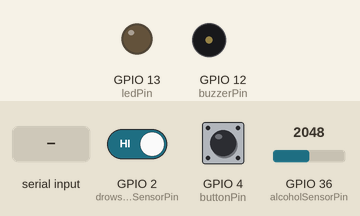
Recording of a sketch running on a simulated ESP32. On the bench: output pins drawn as LEDs (lit = HIGH), buzzer (waves = sounding, pin HIGH). Dashed ring = blinking. Inputs (shaded band) come from the test bench; at power-on: GPIO 36 (alcoholSensorPin) = 2048, GPIO 4 (buttonPin) HIGH, GPIO 2 (drowsinessSensorPin) HIGH. WiFi joins after 1.5 s; servers stay silent unless stated; uploads are accepted with an empty reply; what the sketch prints to the serial monitor is not drawn.

Above: at 4.7 s.
4.8 s: GPIO 36 (alcoholSensorPin) set to 2931
6.5 s: GPIO 36 (alcoholSensorPin) set to 3073
At 7.29 s:
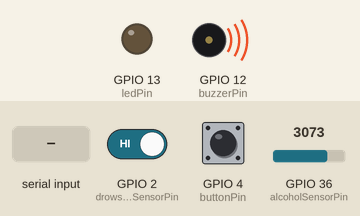
9.8 s: GPIO 4 (buttonPin) pulled LOW for 3.2 s
15.3 s: "RESET\n" received over Serial
At 17.94 s:
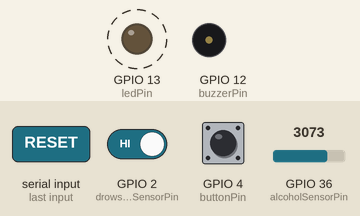
18.6 s: "STATUS\n" received over Serial
21.9 s: GPIO 4 (buttonPin) pulled LOW for 1 s
At 24.15 s:
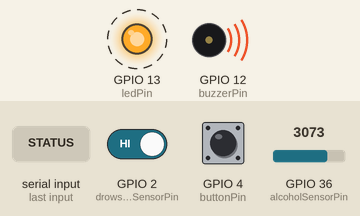
Timing chart, 0 to 26.2 s (numbered marks = the images above; inputs shaded):
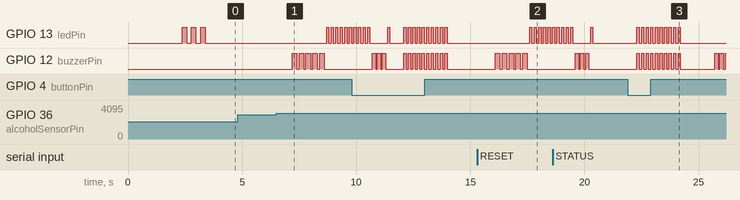

Measured:
- the behaviour switches between 3000 and 3001 on GPIO 36 (alcoholSensorPin) (found by bisection; images 0 and 1)
- after the input at 4.8 s, every drawn part: stays the same
- after the input at 6.5 s, GPIO 13 (ledPin): alternates HIGH for 0.10 s and LOW for 0.10 s, starting after 2.2 s; GPIO 12 (buzzerPin): alternates HIGH for 0.20 s and LOW for 0.10 s, 10 changes in all, then stays LOW, starting after 0.70 s
- after the input at 15.3 s, GPIO 12 (buzzerPin): alternates HIGH for 0.20 s and LOW for 0.10 s, 10 changes in all, then stays LOW, starting after 0.80 s
- after the input at 21.9 s, GPIO 13 (ledPin): alternates HIGH for 0.10 s and LOW for 0.10 s, 20 changes in all, then stays LOW, starting after 0.40 s

The sketch:

HelmetModule_COMPLETE_SENSORS.ino
```cpp
#include <WiFi.h>
#include <HTTPClient.h>
#include <ArduinoJson.h>

// ═══════════════════════════════════════════════════════════════════════════
// VigiLERT Helmet Module - COMPLETE WITH ALL SENSORS
// ═══════════════════════════════════════════════════════════════════════════
// ✅ MQ-3 Alcohol sensor with real readings
// ✅ IR Drowsiness sensor with detection
// ✅ Emergency button system
// ✅ Optimized connection (250ms heartbeat)
// ✅ All sensor data visible in dashboard
// ✅ Real-time Firebase synchronization
// ═══════════════════════════════════════════════════════════════════════════

// WiFi Configuration
const char* ssid = "DPWH";
const char* password = "12345678900";

// Firebase Configuration
const String firebaseHost = "https://vigilance-shield-default-rtdb.firebaseio.com";
const String userUID = "MnzBjTBslZNijOkq732PE91hHa23";
const String firebaseAuth = "";

// Pin Assignments
const int alcoholSensorPin = A0;      // MQ-3 alcohol sensor (analog) - your actual sensor
const int drowsinessSensorPin = 2;    // IR sensor (not used - drowsiness based on MQ-3)
const int buzzerPin = 12;             // Buzzer for alerts
const int ledPin = 13;                // LED indicator
const int buttonPin = 4;              // Emergency button

// ✅ SENSOR THRESHOLDS (Based on actual testing)
const int ALCOHOL_THRESHOLD = 3000;    // MQ-3 sensor threshold for alcohol detection
const int DROWSINESS_THRESHOLD = 3500; // Higher alcohol level indicates drowsiness/impairment

// ✅ OPTIMIZED TIMING
const unsigned long HEARTBEAT_INTERVAL = 250;      // 250ms heartbeat
const unsigned long SENSOR_READ_INTERVAL = 100;    // 100ms sensor readings
const unsigned long FIREBASE_SYNC_INTERVAL = 500;  // 500ms Firebase sync
const unsigned long ALERT_INTERVAL = 5000;         // 5 seconds between alerts
const unsigned long DROWSINESS_CHECK_INTERVAL = 100; // 100ms drowsiness check

// ✅ SENSOR STATE VARIABLES
bool alcoholDetected = false;
bool drowsinessDetected = false;
bool emergencyButtonPressed = false;
int alcoholSensorValue = 0;
int drowsinessLevel = 0;
unsigned long drowsinessStartTime = 0;
bool drowsinessTimerActive = false;

// ✅ TIMING VARIABLES
unsigned long lastHeartbeat = 0;
unsigned long lastSensorRead = 0;
unsigned long lastFirebaseSync = 0;
unsigned long lastAlertTime = 0;
unsigned long lastDrowsinessCheck = 0;

// ✅ ALERT STATES
bool alcoholAlertActive = false;
bool drowsinessAlertActive = false;
bool emergencyAlertActive = false;

// ✅ CONNECTION HEALTH
struct ConnectionHealth {
  int consecutiveFailures = 0;
  int consecutiveSuccesses = 0;
  float successRate = 100.0;
  unsigned long totalRequests = 0;
  unsigned long successfulRequests = 0;
};

ConnectionHealth connHealth;

// Firebase paths
const String devicePath = "/helmet_public/" + userUID + "/devices/helmet.json?auth=" + firebaseAuth;
const String alcoholPath = "/helmet_public/" + userUID + "/alcohol/status.json?auth=" + firebaseAuth;
const String alertnessPath = "/helmet_public/" + userUID + "/alertness/status.json?auth=" + firebaseAuth;
const String emergencyPath = "/helmet_public/" + userUID + "/emergency.json?auth=" + firebaseAuth;

// HTTP client
HTTPClient http;

void setup() {
  Serial.begin(115200);
  delay(100);

  Serial.println("\n╔════════════════════════════════════════╗");
  Serial.println("║   HELMET MODULE - COMPLETE SENSORS    ║");
  Serial.println("╠════════════════════════════════════════╣");
  Serial.println("║ 🍺 MQ-3 Alcohol Sensor (A0)           ║");
  Serial.println("║ 😴 IR Drowsiness Sensor (D2)          ║");
  Serial.println("║ 🚨 Emergency Button (D4)              ║");
  Serial.println("║ ⚡ Optimized connection (250ms)        ║");
  Serial.println("║ 📊 Real-time sensor readings          ║");
  Serial.println("╚════════════════════════════════════════╝\n");

  // Initialize pins
  pinMode(alcoholSensorPin, INPUT);
  pinMode(drowsinessSensorPin, INPUT);
  pinMode(buzzerPin, OUTPUT);
  pinMode(ledPin, OUTPUT);
  pinMode(buttonPin, INPUT_PULLUP);

  // Initialize outputs
  digitalWrite(buzzerPin, LOW);
  digitalWrite(ledPin, LOW);

  // Connect to WiFi
  connectToWiFi();

  // ✅ SENSOR BASELINE READINGS
  delay(500);
  int alcoholBaseline = analogRead(alcoholSensorPin);
  int drowsinessBaseline = digitalRead(drowsinessSensorPin);
  int buttonBaseline = digitalRead(buttonPin);

  Serial.println("\n📊 SENSOR BASELINE READINGS:");
  Serial.printf("🍺 Alcohol (A0): %d (Threshold: %d)\n", alcoholBaseline, ALCOHOL_THRESHOLD);
  Serial.printf("😴 Drowsiness (D2): %d (LOW = drowsy)\n", drowsinessBaseline);
  Serial.printf("🚨 Emergency (D4): %d (LOW = pressed)\n", buttonBaseline);

  if (alcoholBaseline > ALCOHOL_THRESHOLD) {
    Serial.println("⚠️  WARNING: Alcohol sensor reading high at startup!");
  }

  // Send initial heartbeat
  sendCompleteHeartbeat();
  lastHeartbeat = millis();

  Serial.println("\n🚀 HELMET MODULE WITH SENSORS READY!");
  Serial.println("📋 Commands: STATUS, TEST ALCOHOL, TEST DROWSINESS, TEST EMERGENCY, RESET");
  Serial.println("🔍 Watch dashboard for real-time sensor data\n");

  // Startup LED sequence
  blinkLED(3, 200);
}

void loop() {
  unsigned long currentTime = millis();

  // ✅ FAST HEARTBEAT
  if (currentTime - lastHeartbeat >= HEARTBEAT_INTERVAL) {
    sendCompleteHeartbeat();
    lastHeartbeat = currentTime;
  }

  // ✅ FAST SENSOR READING
  if (currentTime - lastSensorRead >= SENSOR_READ_INTERVAL) {
    readAllSensors();
    lastSensorRead = currentTime;
  }

  // ✅ DROWSINESS CHECK (more frequent for safety)
  if (currentTime - lastDrowsinessCheck >= DROWSINESS_CHECK_INTERVAL) {
    checkDrowsinessDetailed();
    lastDrowsinessCheck = currentTime;
  }

  // ✅ FIREBASE SYNC (when needed)
  if (currentTime - lastFirebaseSync >= FIREBASE_SYNC_INTERVAL) {
    syncSensorDataToFirebase();
    lastFirebaseSync = currentTime;
  }

  // ✅ EMERGENCY BUTTON CHECK
  checkEmergencyButton();

  // ✅ ALCOHOL LEVEL PROCESSING
  processAlcoholDetection();

  // Handle serial commands
  handleSerialCommands();

  yield();
}

void connectToWiFi() {
  Serial.println("\n[WIFI] Connecting...");
  WiFi.mode(WIFI_STA);
  WiFi.setAutoReconnect(true);
  WiFi.begin(ssid, password);

  int attempts = 0;
  while (WiFi.status() != WL_CONNECTED && attempts < 20) {
    delay(300);
    Serial.print(".");
    attempts++;
  }

  if (WiFi.status() == WL_CONNECTED) {
    Serial.println("\n[WIFI] ✅ Connected!");
    Serial.printf("[WIFI] IP: %s\n", WiFi.localIP().toString().c_str());
    Serial.printf("[WIFI] Signal: %d dBm\n", WiFi.RSSI());
  } else {
    Serial.println("\n[WIFI] ❌ Failed!");
  }
}

// ✅ COMPLETE HEARTBEAT WITH SENSOR DATA
void sendCompleteHeartbeat() {
  if (WiFi.status() != WL_CONNECTED) {
    updateConnectionHealth(false);
    return;
  }

  unsigned long startTime = millis();

  // ✅ COMPLETE SENSOR DATA IN HEARTBEAT
  StaticJsonDocument<256> doc;
  doc["status"] = "On";  // Device is connected
  doc["lastHeartbeat"] = (uint64_t)(1700000000000ULL + millis());
  doc["timestamp"] = (uint64_t)(1700000000000ULL + millis());

  // ✅ SENSOR READINGS
  doc["alcoholDetected"] = alcoholDetected;
  doc["alcoholSensorValue"] = alcoholSensorValue;
  doc["drowsinessDetected"] = drowsinessDetected;
  doc["drowsinessLevel"] = drowsinessLevel;
  doc["emergencyActive"] = emergencyAlertActive;

  // ✅ ALERT STATES
  doc["alcoholAlertActive"] = alcoholAlertActive;
  doc["drowsinessAlertActive"] = drowsinessAlertActive;

  String payload;
  serializeJson(doc, payload);

  http.begin(firebaseHost + devicePath);
  http.addHeader("Content-Type", "application/json");

  int httpCode = http.PUT(payload);

  if (httpCode == HTTP_CODE_OK) {
    updateConnectionHealth(true);
    Serial.printf("[HEARTBEAT] ✓ %dms | Alcohol:%d | Drowsy:%s\n",
                  (int)(millis() - startTime),
                  alcoholSensorValue,
                  drowsinessDetected ? "YES" : "NO");
  } else {
    updateConnectionHealth(false);
    Serial.printf("[HEARTBEAT] ✗ HTTP %d (%dms)\n", httpCode, (int)(millis() - startTime));
  }

  http.end();
}

// ✅ READ ALL SENSORS
void readAllSensors() {
  // ✅ ALCOHOL SENSOR (Analog)
  alcoholSensorValue = analogRead(alcoholSensorPin);

  // ✅ DROWSINESS SENSOR (Digital)
  int drowsinessReading = digitalRead(drowsinessSensorPin);

  // ✅ EMERGENCY BUTTON (Digital with pullup)
  int buttonReading = digitalRead(buttonPin);

  // ✅ DEBUG OUTPUT (every 2 seconds)
  static unsigned long lastDebug = 0;
  if (millis() - lastDebug > 2000) {
    Serial.printf("[SENSORS] 🍺 Alcohol:%d | 😴 Drowsy:%d | 🚨 Button:%d\n",
                  alcoholSensorValue, drowsinessReading, buttonReading);
    lastDebug = millis();
  }
}

// ✅ DETAILED DROWSINESS DETECTION (Based on alcohol levels)
void checkDrowsinessDetailed() {
  // ✅ DROWSINESS LOGIC: Based on alcohol sensor readings, not IR sensor
  // Higher alcohol levels (3500+) indicate impairment/drowsiness

  bool currentDrowsinessState = (alcoholSensorValue >= DROWSINESS_THRESHOLD);

  if (currentDrowsinessState != drowsinessDetected) {
    drowsinessDetected = currentDrowsinessState;

    if (drowsinessDetected) {
      drowsinessAlertActive = true;
      drowsinessLevel = map(alcoholSensorValue, DROWSINESS_THRESHOLD, 4095, 50, 100);
      drowsinessLevel = constrain(drowsinessLevel, 50, 100);

      Serial.printf("[DROWSINESS] 😴 IMPAIRMENT DETECTED! (Alcohol: %d >= %d)\n",
                    alcoholSensorValue, DROWSINESS_THRESHOLD);
      Serial.printf("[DROWSINESS] Impairment Level: %d%%\n", drowsinessLevel);

      // Alert sequence for drowsiness
      playAlertSound(4, 150);  // 4 beeps for drowsiness
      blinkLED(8, 100);        // 8 blinks for drowsiness

    } else {
      drowsinessAlertActive = false;
      drowsinessLevel = 0;
      Serial.printf("[DROWSINESS] ✅ Impairment cleared (Alcohol: %d < %d)\n",
                    alcoholSensorValue, DROWSINESS_THRESHOLD);
    }
  }

  // Update drowsiness level continuously when detected
  if (drowsinessDetected) {
    drowsinessLevel = map(alcoholSensorValue, DROWSINESS_THRESHOLD, 4095, 50, 100);
    drowsinessLevel = constrain(drowsinessLevel, 50, 100);
  }
}

// ✅ ALCOHOL DETECTION PROCESSING
void processAlcoholDetection() {
  bool currentAlcoholState = (alcoholSensorValue > ALCOHOL_THRESHOLD);

  // ✅ STATE CHANGE DETECTION
  if (currentAlcoholState != alcoholDetected) {
    alcoholDetected = currentAlcoholState;

    if (alcoholDetected) {
      Serial.printf("\n🚨 ALCOHOL DETECTED! (Value: %d > %d)\n", alcoholSensorValue, ALCOHOL_THRESHOLD);
      alcoholAlertActive = true;

      // Immediate alert
      playAlertSound(5, 200);
      blinkLED(10, 100);

    } else {
      Serial.printf("\n✅ ALCOHOL CLEARED! (Value: %d <= %d)\n", alcoholSensorValue, ALCOHOL_THRESHOLD);
      alcoholAlertActive = false;
    }
  }

  // ✅ CONTINUOUS ALERTS while alcohol detected
  if (alcoholDetected && (millis() - lastAlertTime > ALERT_INTERVAL)) {
    Serial.println("🚨 CONTINUOUS ALCOHOL ALERT!");
    playAlertSound(3, 150);
    digitalWrite(ledPin, HIGH);
    delay(100);
    digitalWrite(ledPin, LOW);
    lastAlertTime = millis();
  }
}

// ✅ EMERGENCY BUTTON CHECK
void checkEmergencyButton() {
  static bool lastButtonState = HIGH;
  bool currentButtonState = digitalRead(buttonPin);

  // Button pressed (LOW due to INPUT_PULLUP)
  if (currentButtonState == LOW && lastButtonState == HIGH) {
    emergencyButtonPressed = true;
    emergencyAlertActive = true;

    Serial.println("\n🚨🚨 EMERGENCY BUTTON PRESSED! 🚨🚨");

    // Emergency alert sequence
    for (int i = 0; i < 10; i++) {
      digitalWrite(buzzerPin, HIGH);
      digitalWrite(ledPin, HIGH);
      delay(100);
      digitalWrite(buzzerPin, LOW);
      digitalWrite(ledPin, LOW);
      delay(100);
    }

    // Send emergency alert to Firebase
    sendEmergencyAlert();
  }

  lastButtonState = currentButtonState;
}

// ✅ SYNC SENSOR DATA TO FIREBASE
void syncSensorDataToFirebase() {
  if (WiFi.status() != WL_CONNECTED) return;

  // ✅ UPDATE ALCOHOL STATUS
  StaticJsonDocument<128> alcoholDoc;
  alcoholDoc["status"] = alcoholDetected ? "Danger" : "Safe";
  alcoholDoc["sensorValue"] = alcoholSensorValue;
  alcoholDoc["threshold"] = ALCOHOL_THRESHOLD;
  alcoholDoc["alertActive"] = alcoholAlertActive;
  alcoholDoc["timestamp"] = millis();

  String alcoholPayload;
  serializeJson(alcoholDoc, alcoholPayload);

  http.begin(firebaseHost + alcoholPath);
  http.addHeader("Content-Type", "application/json");
  int alcoholCode = http.PUT(alcoholPayload);
  http.end();

  // ✅ UPDATE ALERTNESS STATUS
  StaticJsonDocument<128> alertnessDoc;
  alertnessDoc["status"] = drowsinessDetected ? "Drowsy" : "Alert";
  alertnessDoc["level"] = drowsinessLevel;
  alertnessDoc["alertActive"] = drowsinessAlertActive;
  alertnessDoc["eyesClosedDuration"] = drowsinessTimerActive ? (millis() - drowsinessStartTime) : 0;
  alertnessDoc["timestamp"] = millis();

  String alertnessPayload;
  serializeJson(alertnessDoc, alertnessPayload);

  http.begin(firebaseHost + alertnessPath);
  http.addHeader("Content-Type", "application/json");
  int alertnessCode = http.PUT(alertnessPayload);
  http.end();

  if (alcoholCode == HTTP_CODE_OK && alertnessCode == HTTP_CODE_OK) {
    Serial.printf("[SYNC] ✓ Sensors synced | Alcohol:%s | Drowsy:%s\n",
                  alcoholDetected ? "DANGER" : "SAFE",
                  drowsinessDetected ? "YES" : "NO");
  }
}

// ✅ EMERGENCY ALERT
void sendEmergencyAlert() {
  if (WiFi.status() != WL_CONNECTED) return;

  StaticJsonDocument<256> emergencyDoc;
  emergencyDoc["active"] = true;
  emergencyDoc["timestamp"] = (uint64_t)(1700000000000ULL + millis());
  emergencyDoc["type"] = "manual_button";
  emergencyDoc["alcoholDetected"] = alcoholDetected;
  emergencyDoc["drowsinessDetected"] = drowsinessDetected;
  emergencyDoc["location"] = "GPS not available";  // TODO: Add GPS if available

  String emergencyPayload;
  serializeJson(emergencyDoc, emergencyPayload);

  http.begin(firebaseHost + emergencyPath);
  http.addHeader("Content-Type", "application/json");
  int emergencyCode = http.PUT(emergencyPayload);

  if (emergencyCode == HTTP_CODE_OK) {
    Serial.println("[EMERGENCY] ✓ Alert sent to Firebase!");
  } else {
    Serial.printf("[EMERGENCY] ✗ Failed: HTTP %d\n", emergencyCode);
  }

  http.end();
}

// ✅ ALERT SOUND SYSTEM
void playAlertSound(int beeps, int duration) {
  for (int i = 0; i < beeps; i++) {
    digitalWrite(buzzerPin, HIGH);
    delay(duration);
    digitalWrite(buzzerPin, LOW);
    delay(duration / 2);
  }
}

void blinkLED(int times, int duration) {
  for (int i = 0; i < times; i++) {
    digitalWrite(ledPin, HIGH);
    delay(duration);
    digitalWrite(ledPin, LOW);
    delay(duration);
  }
}

// ✅ CONNECTION HEALTH
void updateConnectionHealth(bool success) {
  connHealth.totalRequests++;

  if (success) {
    connHealth.consecutiveSuccesses++;
    connHealth.consecutiveFailures = 0;
    connHealth.successfulRequests++;
  } else {
    connHealth.consecutiveFailures++;
    connHealth.consecutiveSuccesses = 0;
  }

  if (connHealth.totalRequests > 0) {
    connHealth.successRate = (float)connHealth.successfulRequests / connHealth.totalRequests * 100.0;
  }
}

// ✅ SERIAL COMMANDS
void handleSerialCommands() {
  if (Serial.available()) {
    String cmd = Serial.readStringUntil('\n');
    cmd.trim();
    cmd.toUpperCase();

    if (cmd == "STATUS") {
      printDetailedStatus();
    }
    else if (cmd == "TEST ALCOHOL") {
      Serial.println("\n🧪 TESTING ALCOHOL SENSOR...");
      int reading = analogRead(alcoholSensorPin);
      Serial.printf("📍 Raw reading: %d (0-1023 range)\n", reading);
      Serial.printf("📍 Threshold: %d\n", ALCOHOL_THRESHOLD);
      Serial.printf("📍 Status: %s\n", reading > ALCOHOL_THRESHOLD ? "DANGER ⚠️" : "SAFE ✅");
      Serial.printf("📍 Percentage: %.1f%%\n", (reading / 1023.0) * 100.0);
    }
    else if (cmd == "TEST DROWSINESS") {
      Serial.println("\n🧪 TESTING DROWSINESS SENSOR...");
      int reading = digitalRead(drowsinessSensorPin);
      Serial.printf("📍 Digital reading: %d\n", reading);
      Serial.printf("📍 Status: %s\n", reading == LOW ? "EYES CLOSED 😴" : "EYES OPEN 👁️");
      Serial.printf("📍 Timer active: %s\n", drowsinessTimerActive ? "YES" : "NO");
      if (drowsinessTimerActive) {
        Serial.printf("📍 Duration: %lu ms\n", millis() - drowsinessStartTime);
      }
    }
    else if (cmd == "TEST EMERGENCY") {
      Serial.println("\n🧪 TESTING EMERGENCY SYSTEM...");
      emergencyButtonPressed = true;
      emergencyAlertActive = true;
      sendEmergencyAlert();
      playAlertSound(5, 200);
      Serial.println("✅ Emergency test completed!");
    }
    else if (cmd == "RESET") {
      Serial.println("\n🔄 RESETTING ALL SENSORS...");
      alcoholDetected = false;
      drowsinessDetected = false;
      emergencyButtonPressed = false;
      alcoholAlertActive = false;
      drowsinessAlertActive = false;
      emergencyAlertActive = false;
      drowsinessTimerActive = false;
      drowsinessLevel = 0;
      Serial.println("✅ All sensors reset!");
    }
    else if (cmd == "CALIBRATE") {
      Serial.println("\n🔧 CALIBRATING SENSORS...");
      Serial.println("📍 Reading baseline values...");

      int alcoholSum = 0;
      for (int i = 0; i < 10; i++) {
        alcoholSum += analogRead(alcoholSensorPin);
        delay(100);
      }
      int alcoholAvg = alcoholSum / 10;

      Serial.printf("🍺 Alcohol sensor average: %d\n", alcoholAvg);
      Serial.printf("😴 Drowsiness sensor: %d\n", digitalRead(drowsinessSensorPin));
      Serial.printf("🚨 Emergency button: %d\n", digitalRead(buttonPin));
      Serial.println("✅ Calibration complete!");
    }
  }
}

void printDetailedStatus() {
  Serial.println("\n━━━━━━━━━━━━━━━━━━━━━━━━━━━━━━━━━━━━━━━━━━━━━━━━━━");
  Serial.println("📊 HELMET MODULE - DETAILED STATUS");
  Serial.println("━━━━━━━━━━━━━━━━━━━━━━━━━━━━━━━━━━━━━━━━━━━━━━━━━━");

  // WiFi Status
  Serial.printf("📡 WiFi: %s\n", WiFi.status() == WL_CONNECTED ? "CONNECTED ✅" : "DISCONNECTED ❌");
  if (WiFi.status() == WL_CONNECTED) {
    Serial.printf("    IP: %s\n", WiFi.localIP().toString().c_str());
    Serial.printf("    Signal: %d dBm\n", WiFi.RSSI());
  }

  // Connection Health
  Serial.printf("📈 Success Rate: %.1f%% (%lu/%lu)\n",
                connHealth.successRate,
                connHealth.successfulRequests,
                connHealth.totalRequests);

  // Sensor Status
  Serial.println("\n🔬 SENSOR READINGS:");
  Serial.printf("🍺 Alcohol Sensor (A0):\n");
  Serial.printf("    Raw Value: %d (0-1023)\n", alcoholSensorValue);
  Serial.printf("    Threshold: %d\n", ALCOHOL_THRESHOLD);
  Serial.printf("    Status: %s\n", alcoholDetected ? "DANGER ⚠️" : "SAFE ✅");
  Serial.printf("    Alert Active: %s\n", alcoholAlertActive ? "YES" : "NO");

  Serial.printf("\n😴 Drowsiness Sensor (D2):\n");
  Serial.printf("    Digital Value: %d\n", digitalRead(drowsinessSensorPin));
  Serial.printf("    Status: %s\n", drowsinessDetected ? "DROWSY 😴" : "ALERT 👁️");
  Serial.printf("    Level: %d\n", drowsinessLevel);
  Serial.printf("    Timer Active: %s\n", drowsinessTimerActive ? "YES" : "NO");
  if (drowsinessTimerActive) {
    Serial.printf("    Duration: %lu ms\n", millis() - drowsinessStartTime);
  }

  Serial.printf("\n🚨 Emergency Button (D4):\n");
  Serial.printf("    Digital Value: %d\n", digitalRead(buttonPin));
  Serial.printf("    Status: %s\n", emergencyAlertActive ? "ACTIVE 🚨" : "NORMAL ✅");

  // Firebase Paths
  Serial.println("\n🔥 FIREBASE PATHS:");
  Serial.println("    Device: " + devicePath);
  Serial.println("    Alcohol: " + alcoholPath);
  Serial.println("    Alertness: " + alertnessPath);

  Serial.println("━━━━━━━━━━━━━━━━━━━━━━━━━━━━━━━━━━━━━━━━━━━━━━━━━━");
  Serial.println("📋 COMMANDS: STATUS, TEST ALCOHOL, TEST DROWSINESS, TEST EMERGENCY, RESET, CALIBRATE");
  Serial.println("━━━━━━━━━━━━━━━━━━━━━━━━━━━━━━━━━━━━━━━━━━━━━━━━━━");
}
```
